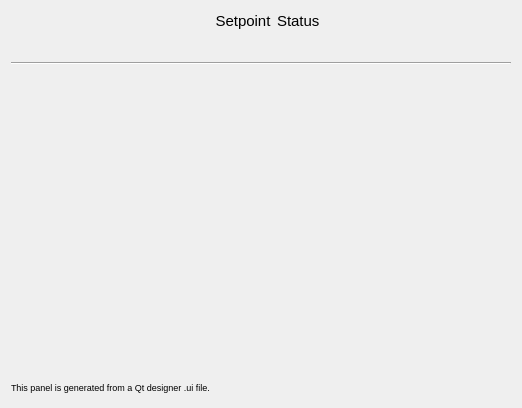
<?xml version="1.0" encoding="UTF-8"?>
<ui version="4.0">
 <class>Form</class>
 <widget class="QWidget" name="Form">
  <property name="geometry">
   <rect>
    <x>0</x>
    <y>0</y>
    <width>512</width>
    <height>408</height>
   </rect>
  </property>
  <property name="windowTitle">
   <string>Form</string>
  </property>
  <layout class="QGridLayout" name="gridLayout">
   <item row="0" column="4">
    <widget class="QLabel" name="label_3">
     <property name="font">
      <font>
       <pointsize>11</pointsize>
      </font>
     </property>
     <property name="text">
      <string>Status</string>
     </property>
    </widget>
   </item>
   <item row="1" column="4">
    <widget class="StatusLed" name="statusLed">
     <property name="alignment">
      <set>Qt::AlignCenter</set>
     </property>
     <property name="ledStatus">
      <bool>true</bool>
     </property>
     <property name="ledColor">
      <string>green</string>
     </property>
     <property name="device" stdset="0">
      <string>T</string>
     </property>
    </widget>
   </item>
   <item row="0" column="3">
    <widget class="QLabel" name="label_2">
     <property name="font">
      <font>
       <pointsize>11</pointsize>
      </font>
     </property>
     <property name="text">
      <string>Setpoint</string>
     </property>
     <property name="alignment">
      <set>Qt::AlignCenter</set>
     </property>
    </widget>
   </item>
   <item row="0" column="1" rowspan="2" colspan="2">
    <widget class="ValueDisplay" name="valueDisplay">
     <property name="font">
      <font>
       <pointsize>12</pointsize>
      </font>
     </property>
     <property name="device" stdset="0">
      <string>T</string>
     </property>
     <property name="showName" stdset="0">
      <bool>true</bool>
     </property>
     <property name="showStatus" stdset="0">
      <bool>true</bool>
     </property>
     <property name="formatString" stdset="0">
      <string>%.3f</string>
     </property>
     <property name="minValue" stdset="0">
      <string/>
     </property>
     <property name="maxValue" stdset="0">
      <string/>
     </property>
     <property name="charWidth" stdset="0">
      <number>8</number>
     </property>
     <property name="valueFont" stdset="0">
      <font>
       <family>Monospace</family>
       <weight>75</weight>
       <bold>true</bold>
      </font>
     </property>
    </widget>
   </item>
   <item row="0" column="0">
    <spacer name="horizontalSpacer">
     <property name="orientation">
      <enum>Qt::Horizontal</enum>
     </property>
     <property name="sizeHint" stdset="0">
      <size>
       <width>40</width>
       <height>20</height>
      </size>
     </property>
    </spacer>
   </item>
   <item row="0" column="5">
    <spacer name="horizontalSpacer_2">
     <property name="orientation">
      <enum>Qt::Horizontal</enum>
     </property>
     <property name="sizeHint" stdset="0">
      <size>
       <width>40</width>
       <height>20</height>
      </size>
     </property>
    </spacer>
   </item>
   <item row="1" column="3">
    <widget class="ValueDisplay" name="valueDisplay_2">
     <property name="key" stdset="0">
      <string>T.setpoint</string>
     </property>
     <property name="showName" stdset="0">
      <bool>false</bool>
     </property>
     <property name="valueFont" stdset="0">
      <font>
       <family>Monospace</family>
       <pointsize>12</pointsize>
      </font>
     </property>
    </widget>
   </item>
   <item row="6" column="0" colspan="6">
    <widget class="TrendPlot" name="trendPlot">
     <property name="minimumSize">
      <size>
       <width>500</width>
       <height>300</height>
      </size>
     </property>
     <property name="devices" stdset="0">
      <stringlist>
       <string>T</string>
       <string>T.setpoint</string>
      </stringlist>
     </property>
    </widget>
   </item>
   <item row="3" column="0" colspan="6">
    <widget class="Line" name="line">
     <property name="orientation">
      <enum>Qt::Horizontal</enum>
     </property>
    </widget>
   </item>
   <item row="7" column="0" colspan="6">
    <widget class="QLabel" name="label">
     <property name="font">
      <font>
       <pointsize>7</pointsize>
      </font>
     </property>
     <property name="text">
      <string>This panel is generated from a Qt designer .ui file.</string>
     </property>
    </widget>
   </item>
  </layout>
 </widget>
 <customwidgets>
  <customwidget>
   <class>TrendPlot</class>
   <extends>QwtPlot</extends>
   <header>nicos.guisupport.plots</header>
  </customwidget>
  <customwidget>
   <class>ValueDisplay</class>
   <extends>QWidget</extends>
   <header>nicos.guisupport.display</header>
  </customwidget>
  <customwidget>
   <class>StatusLed</class>
   <extends>QLabel</extends>
   <header>nicos.guisupport.led</header>
  </customwidget>
  <customwidget>
   <class>QwtPlot</class>
   <extends>QFrame</extends>
   <header>qwt_plot.h</header>
  </customwidget>
 </customwidgets>
 <resources/>
 <connections/>
</ui>
